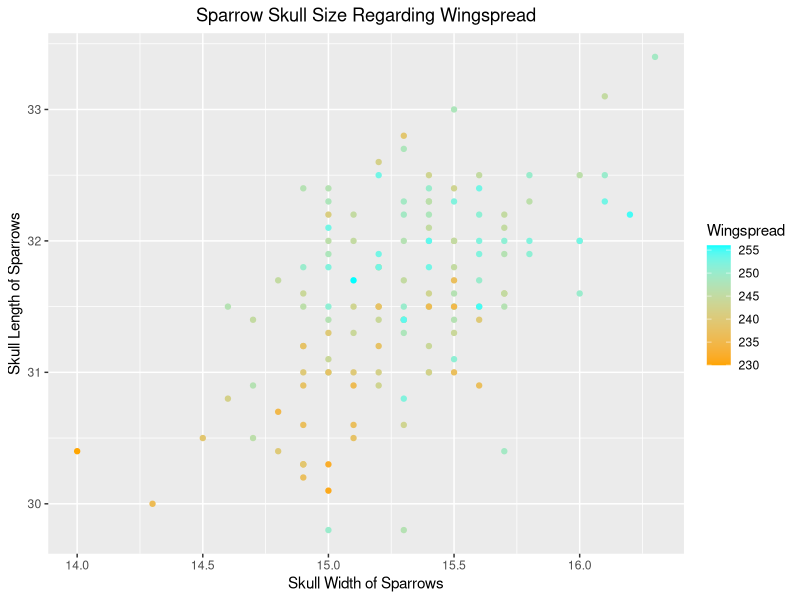
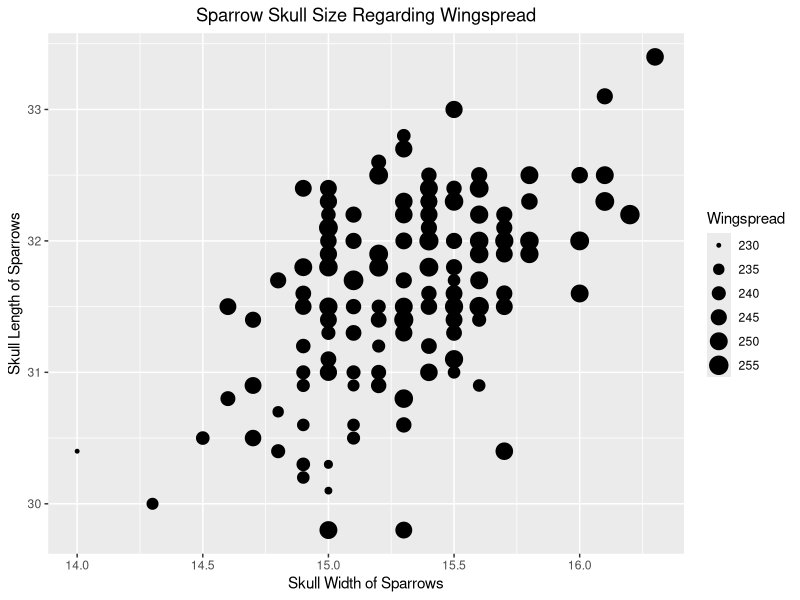
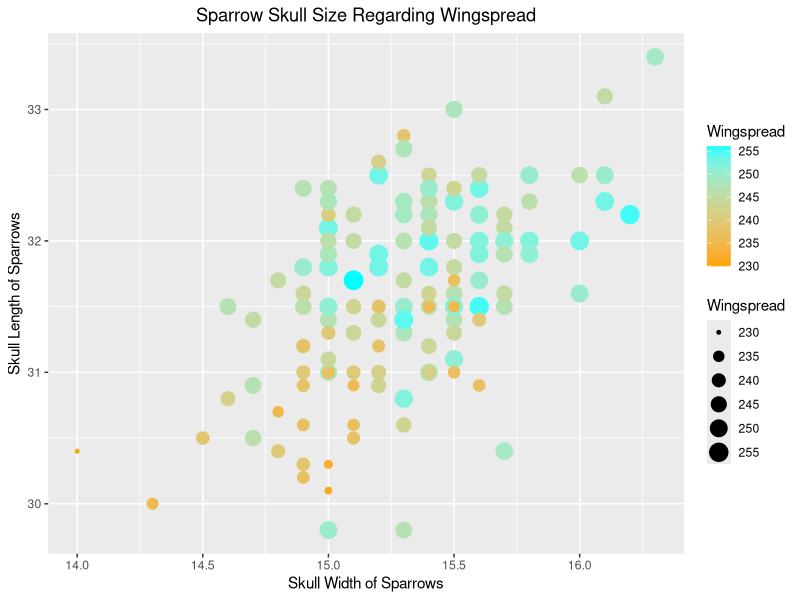
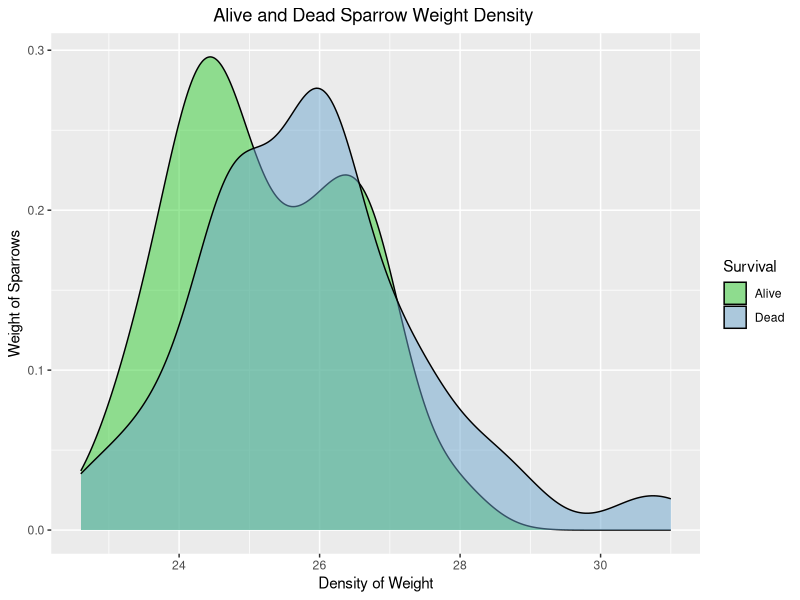
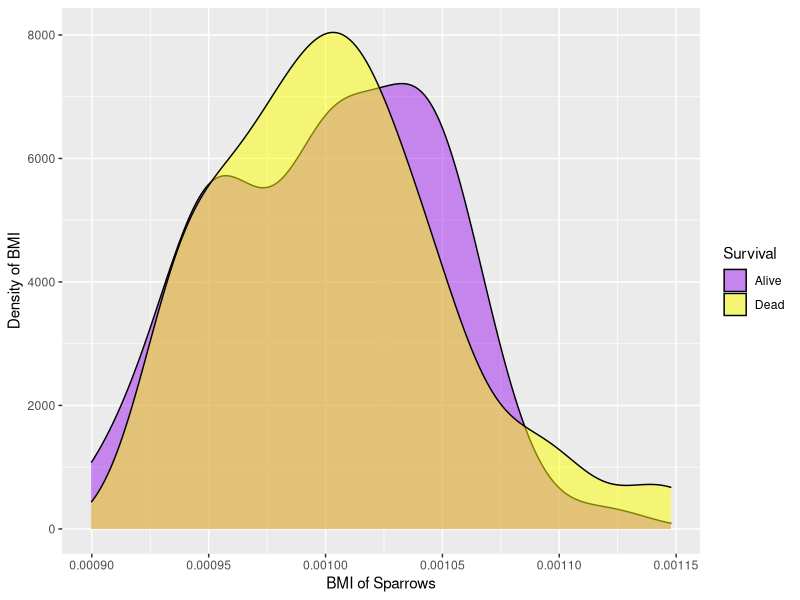
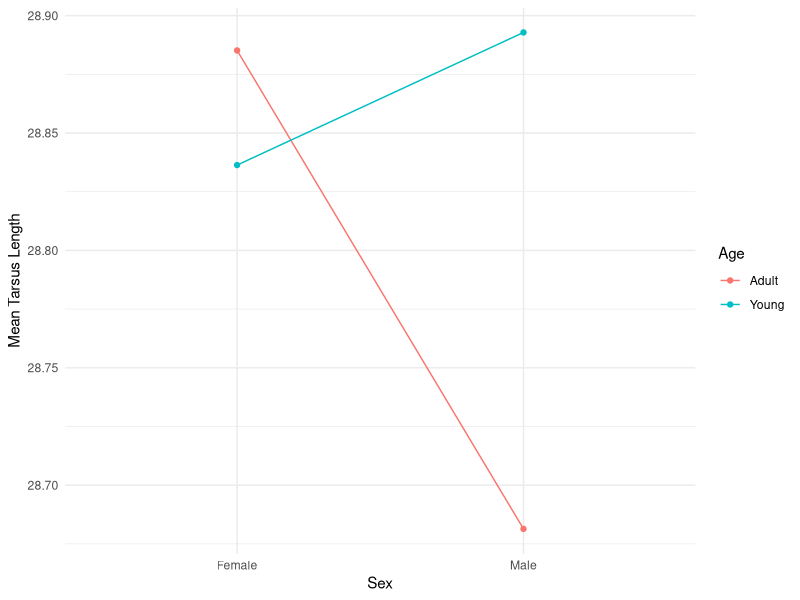
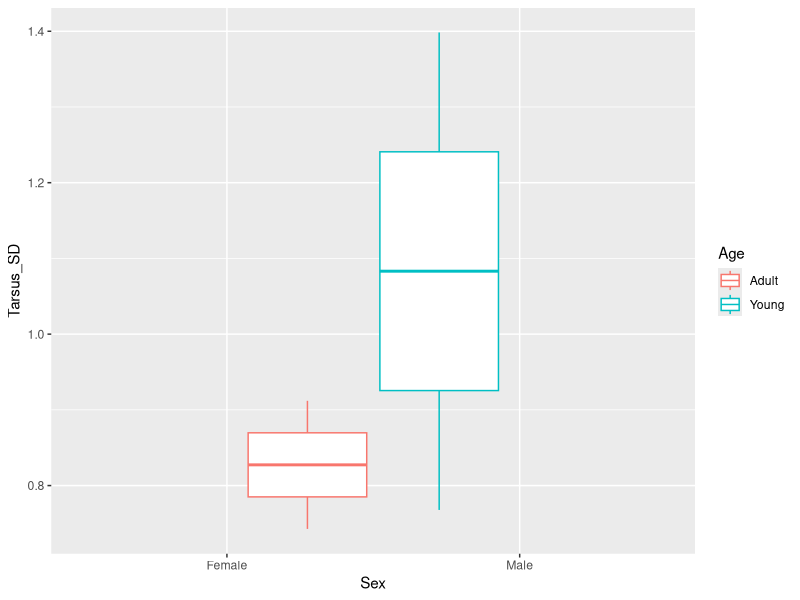
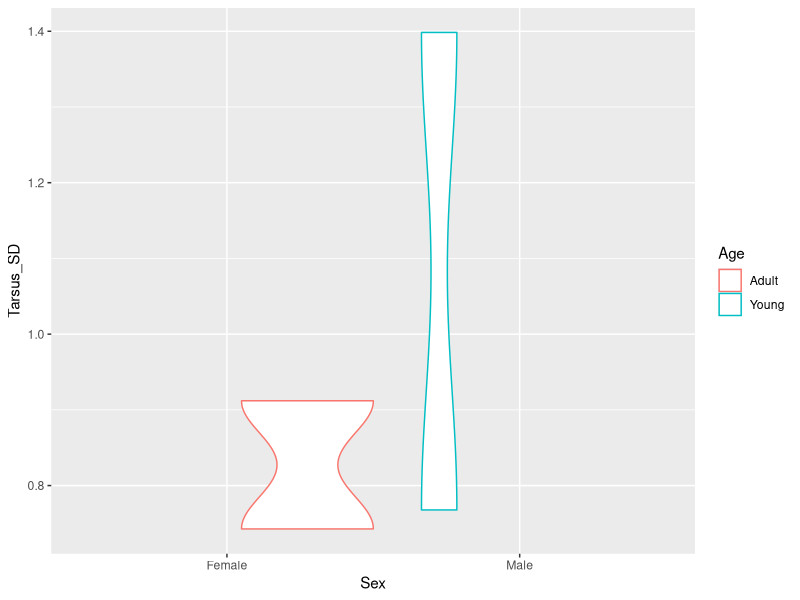

Write R code to recreate these figures, in order.
## ---- chunk 1
library(knitr)
library(tidyverse)
knitr::opts_chunk$set(echo = TRUE, fig.align="center", fig.height=4.5, fig.width=4.5)
## ---- chunk 2
sparrows <- read.csv("sparrows.csv")
head(sparrows)
## ---- chunk 3
### Enter your code here.
# # For reference, question 3c:
# Use logical indexing and the functions min() and max() to determine the sex, age, and survival status for the bird with the longest and shortest wingspread

longest_w <- sparrows %>%
  filter(Wingspread == max(Wingspread)) %>%
  select(Sex,Age,Survival)

print(longest_w) #Longest wingspread stats

shortest_w <-sparrows %>%
  filter(Wingspread == min(Wingspread)) %>%
  select(Sex,Age,Survival)

print(shortest_w) #Shortest wingspread stats
## ---- chunk 4
#Version 1 (Color)
c_skull_scatterplot <- ggplot(sparrows,aes(x=Skull_Width,y=Skull_Length))+
  geom_point(aes(color=Wingspread))+
  scale_color_gradient(low="orange",high="cyan")+
  xlab("Skull Width of Sparrows") + ylab("Skull Length of Sparrows") +
  ggtitle("Sparrow Skull Size Regarding Wingspread") +
  theme(plot.title = element_text(hjust = 0.5))
c_skull_scatterplot

#Version 2 (Size)
s_skull_scatterplot <- ggplot(sparrows,aes(x=Skull_Width,y=Skull_Length))+
  geom_point(aes(size=Wingspread))+
  scale_color_gradient(low="orange",high="cyan")+
  xlab("Skull Width of Sparrows") + ylab("Skull Length of Sparrows") +
  ggtitle("Sparrow Skull Size Regarding Wingspread") +
  theme(plot.title = element_text(hjust = 0.5))
s_skull_scatterplot

#My own Version 3, both combined :)
#Not the best way, a little messy but to me is aesthetically ok...
skull_scatterplot <- ggplot(sparrows,aes(x=Skull_Width,y=Skull_Length))+
  geom_point(aes(color=Wingspread,size=Wingspread))+
  scale_color_gradient(low="orange",high="cyan")+
  xlab("Skull Width of Sparrows") + ylab("Skull Length of Sparrows") +
  ggtitle("Sparrow Skull Size Regarding Wingspread") +
  theme(plot.title = element_text(hjust = 0.5))
skull_scatterplot

## ---- chunk 5
### Enter your code here.
s_weight_dens <- ggplot(sparrows,aes(x=Weight, fill=Survival)) + geom_density(alpha=0.5) +
  scale_fill_manual(values=c("limegreen","skyblue3")) +
  xlab("Density of Weight") +
  ylab("Weight of Sparrows") +
  ggtitle("Alive and Dead Sparrow Weight Density ") +
  theme(plot.title = element_text(hjust = 0.5))
s_weight_dens

## ---- chunk 6

bird_BMI <- sparrows %>%
  mutate(Weight/(Length^2)) %>%
  rename("BMI"="Weight/(Length^2)")
  
BMI_density_plot <- bird_BMI %>%
  ggplot(aes(x=BMI, fill=Survival)) + geom_density(alpha=0.5) +
  scale_fill_manual(values=c("purple","yellow")) +
  xlab("BMI of Sparrows") +
  ylab("Density of BMI")

BMI_density_plot




## ---- chunk 7
### Enter your code here.

tarsus_sums <- sparrows %>%
  group_by(Sex) %>%
  summarize(Tarsus_Mean=mean(Tarsus_Length),Tarsus_SD=sd(Tarsus_Length))
tarsus_sums
## ---- chunk 8
### Enter your code here.
sex_age_tarsus <-sparrows %>%
  group_by(Age,Sex) %>%
  summarize(Tarsus_Mean=mean(Tarsus_Length),Tarsus_SD=sd(Tarsus_Length))
sex_age_tarsus

## ---- chunk 9
### Enter your code here.
sparrows %>%
  group_by(Age,Sex) %>%
  summarize(mean_Tarsus_Length=mean(Tarsus_Length)) %>%
  ggplot(aes(x=Sex,y=mean_Tarsus_Length,color=Age))+
  geom_point(aes(group=Age,color=Age)) + 
  geom_line(aes(group=Age,color=Age)) +
  ylab("Mean Tarsus Length") +
  theme_minimal()

## ---- chunk 10
### Enter your code here.
sparrows %>%
  group_by(Age,Sex,Survival) %>%
  summarize(Tarsus_Mean=mean(Tarsus_Length),Tarsus_SD=sd(Tarsus_Length)) %>%
  filter(Survival=="Alive") %>%
  ggplot(aes(y=Tarsus_SD,x=Sex)) +
  geom_boxplot(aes(group=Age,color=Age))

sparrows %>%
  group_by(Age,Sex,Survival) %>%
  summarize(Tarsus_Mean=mean(Tarsus_Length),Tarsus_SD=sd(Tarsus_Length)) %>%
  filter(Survival=="Alive") %>%
  ggplot(aes(y=Tarsus_SD,x=Sex)) +
  geom_violin(aes(group=Age,color=Age))




